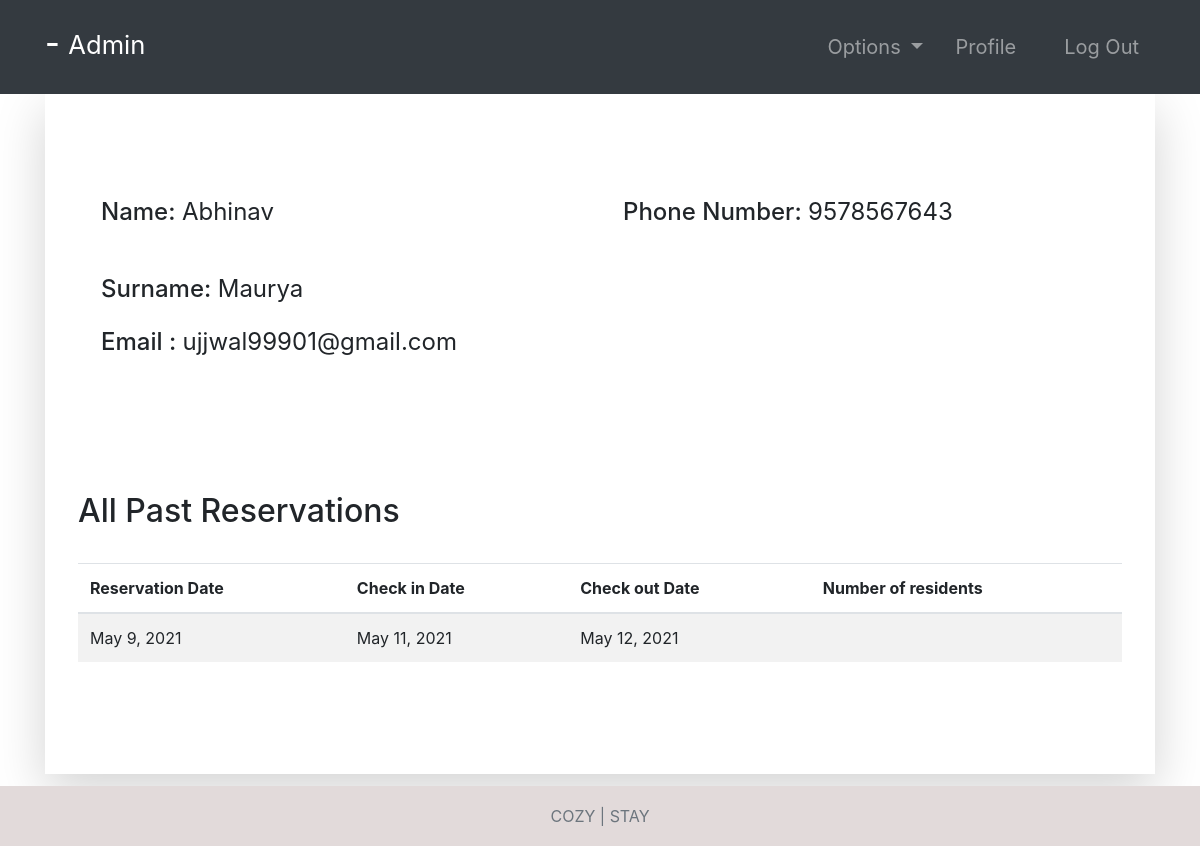
The page /guest-profile/7 (signed in) on the database its author committed.
### accounts/models.py (models this page shows, shortened)
class Guest(models.Model):
    user = models.OneToOneField(User, null=True, on_delete=models.CASCADE)
    phoneNumber = PhoneNumberField(unique=True)

### room/models.py (models this page shows, shortened)
class Booking(models.Model):
    roomNumber = models.ForeignKey(Room, on_delete=models.CASCADE)
    guest = models.ForeignKey(Guest, null=True, on_delete=models.CASCADE)
    dateOfReservation = models.DateField(default=timezone.now)
    startDate = models.DateField()
    endDate = models.DateField()

### accounts/views.py (the view, shortened to what this page needs)
# urls.py: path('guest-profile/<str:pk>', guest_profile, name="guest-profile"),
@login_required(login_url='login')
def guest_profile(request, pk):
    tempUser = User.objects.get(id=pk)
    guest = Guest.objects.get(user=tempUser)
    role = str(request.user.groups.all()[0])
    path = role + "/"
    eventAttendees = EventAttendees.objects.filter(guest=guest)
    bookings = Booking.objects.filter(guest=guest)
    context = {
        "role": role,
        "guest": guest,
        "eventAttendees": eventAttendees,
        "bookings": bookings
    }
    return render(request, path + "guest-profile.html", context)

### Templates/admin/guest-profile.html
{% extends '../index.html' %}
{% block context %}
{% include '../common_pages/guest-profile.html' %}
{% endblock %}

### Templates/incs/nav.html (shortened to what this page needs)
<nav class="navbar navbar-dark bg-dark navbar-expand-lg py-3 " role="navigation">
    <div class="container">
        <a href="" class="navbar-brand">
            <h2 class="text-capitalize">
                {{ request.user.first_name }} {{ request.user.last_name }} -
                <small>
                    {{ role }}
                </small>
            </h2>
        </a>
        <div class="collapse navbar-collapse" id="navbarTags">
            <ul class="navbar-nav ml-auto">
                <li class="nav-item dropdown p-2">
                    <a class="nav-link dropdown-toggle" href="#" id="navbarDropdown" role="button"
                        data-toggle="dropdown" aria-haspopup="true" aria-expanded="false">
                        Options
                    </a>
                </li>
                <li class="nav-item mr-3 p-2">
                    {% if role == 'staff' or role == 'receptionist' or role == 'admin' or role == 'manager' %}
                    <a href="{% url 'employee-profile' user.id %}" class="nav-link">Profile</a>
                    {% endif %}
                </li>
                <li class="nav-item p-2 ">
                    <a href="{% url 'logout' %}" class="nav-link">Log Out</a>
                </li>
            </ul>
        </div>
    </div>
</nav>

### Templates/common_pages/guest-profile.html (shortened to what this page needs)
<div class="container">
    <div class="shadow-lg p-5">
        <div class="row mt-5">
            <div class="col-6">
                <form action="" method="POST">
                    <div class="p-2 h4">
                        <span>Name:</span>
                        {% if guest.user.id != request.user.id %}
                        <span class="font-weight-normal">{{guest.user.first_name}} </span>
                        {% else %}
                        <input type="text" class="form-control border border-secondary" id="id_first_name"
                            value="{{guest.user.first_name}}" name="first_name">
                        {% endif %}
                    </div>
                    <br>
                    <div class="p-2 h4">
                        <span>Surname:</span>
                        {% if guest.user.id != request.user.id %}
                        <span class="font-weight-normal"> {{guest.user.last_name}}</span>
                        {% else %}
                        <input type="text" class="form-control border border-secondary" id="id_last_name"
                            value="{{guest.user.last_name}}" name="last_name">
                        {% endif %}
                    </div>
                    <div class="p-2 h4">
                        <span>Email :</span>
                        <span class="font-weight-normal">{{guest.user.email}}</span>
                    </div>
                    <br>
            </div>
            <div class="col-6">
                <div class="p-2 h4">
                    <span>Phone Number: </span>
                    {% if guest.user.id != request.user.id %}
                    <span class="font-weight-normal">{{guest.phoneNumber}}</span>
                    {% else %}
                    <input type="text" class="form-control border border-secondary" id="id_phoneNumber"
                        value="{{guest.phoneNumber}}" name="phoneNumber">
                    {% endif %}
                </div>
                <br>
            </div>
        </div>
        <br>
        <br>
        <div class="row">
            <div class="table-responsive table-striped my-5">
                <div class="table-header row">
                    <div class="col-sm-12 col-md-12 col-lg-4 mb-4">
                        <h2>All Past Reservations</h2>
                    </div>
                </div>
                <table class="table table-hover">
                    <thead>
                        <tr>
                            <th>Reservation Date</th>
                            <th>Check in Date</th>
                            <th>Check out Date</th>
                            <th>Number of residents</th>
                        </tr>
                    </thead>
                    <tbody>
                        {% for bo in bookings %}
                        <tr>
                            <td>{{bo.dateOfReservation}}</td>
                            <td>{{bo.startDate}}</td>
                            <td>{{bo.endDate}}</td>
                            <td>{{bo.numOfResidents}}</td>
                        </tr>
                        {% endfor %}
                    </tbody>
                </table>
            </div>
        </div>
    </div>
</div>

### static/css/main.css (style rules this page uses)
* { margin: 0; padding: 0; -webkit-font-smoothing: antialiased; }
body { position: relative; }
nav .nav-item { font-size: 20px; }

### rows shown on the page
Guest: user.first_name "Abhinav", user.last_name "Maurya", user.email "ujjwal99901@gmail.com", phoneNumber "9578567643"
Booking: dateOfReservation "May 9, 2021", startDate "May 11, 2021", endDate "May 12, 2021"

### other values the page prints
{{ role }} "Admin"
